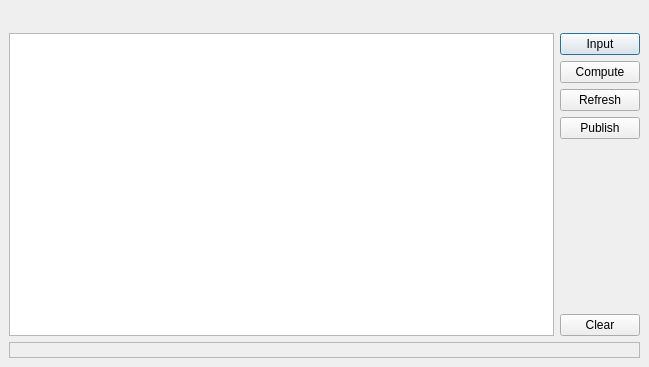
<?xml version="1.0" encoding="UTF-8"?>
<ui version="4.0">
 <class>PluginDialog</class>
 <widget class="QDialog" name="PluginDialog">
  <property name="enabled">
   <bool>true</bool>
  </property>
  <property name="geometry">
   <rect>
    <x>0</x>
    <y>0</y>
    <width>649</width>
    <height>367</height>
   </rect>
  </property>
  <property name="windowTitle">
   <string>Create a mesh with PADDER</string>
  </property>
  <layout class="QHBoxLayout">
   <property name="spacing">
    <number>6</number>
   </property>
   <property name="margin">
    <number>9</number>
   </property>
   <item>
    <layout class="QVBoxLayout">
     <property name="spacing">
      <number>6</number>
     </property>
     <property name="margin">
      <number>0</number>
     </property>
     <item>
      <widget class="QFrame" name="frameInput">
       <property name="frameShadow">
        <enum>QFrame::Raised</enum>
       </property>
       <property name="lineWidth">
        <number>1</number>
       </property>
       <property name="midLineWidth">
        <number>0</number>
       </property>
       <layout class="QHBoxLayout">
        <property name="spacing">
         <number>6</number>
        </property>
        <property name="margin">
         <number>9</number>
        </property>
       </layout>
      </widget>
     </item>
     <item>
      <layout class="QHBoxLayout">
       <property name="spacing">
        <number>6</number>
       </property>
       <property name="margin">
        <number>0</number>
       </property>
       <item>
        <widget class="QTextEdit" name="txtLog"/>
       </item>
       <item>
        <layout class="QVBoxLayout">
         <property name="spacing">
          <number>6</number>
         </property>
         <property name="margin">
          <number>0</number>
         </property>
         <item>
          <widget class="QPushButton" name="btnInput">
           <property name="text">
            <string>Input</string>
           </property>
           <property name="icon">
            <iconset>
             <normaloff>parameters.png</normaloff>parameters.png</iconset>
           </property>
          </widget>
         </item>
         <item>
          <widget class="QPushButton" name="btnCompute">
           <property name="text">
            <string>Compute</string>
           </property>
           <property name="icon">
            <iconset>
             <normaloff>compute.png</normaloff>compute.png</iconset>
           </property>
          </widget>
         </item>
         <item>
          <widget class="QPushButton" name="btnRefresh">
           <property name="text">
            <string>Refresh</string>
           </property>
           <property name="icon">
            <iconset>
             <normaloff>refresh.png</normaloff>refresh.png</iconset>
           </property>
          </widget>
         </item>
         <item>
          <widget class="QPushButton" name="btnPublish">
           <property name="text">
            <string>Publish</string>
           </property>
           <property name="icon">
            <iconset>
             <normaloff>publish.png</normaloff>publish.png</iconset>
           </property>
          </widget>
         </item>
         <item>
          <spacer>
           <property name="orientation">
            <enum>Qt::Vertical</enum>
           </property>
           <property name="sizeHint" stdset="0">
            <size>
             <width>75</width>
             <height>101</height>
            </size>
           </property>
          </spacer>
         </item>
         <item>
          <widget class="QPushButton" name="btnClear">
           <property name="text">
            <string>Clear</string>
           </property>
           <property name="icon">
            <iconset>
             <normaloff>clear.png</normaloff>clear.png</iconset>
           </property>
          </widget>
         </item>
        </layout>
       </item>
      </layout>
     </item>
     <item>
      <widget class="QLabel" name="lblStatusBar">
       <property name="enabled">
        <bool>true</bool>
       </property>
       <property name="frameShape">
        <enum>QFrame::StyledPanel</enum>
       </property>
       <property name="frameShadow">
        <enum>QFrame::Sunken</enum>
       </property>
       <property name="text">
        <string/>
       </property>
      </widget>
     </item>
    </layout>
   </item>
  </layout>
 </widget>
 <resources/>
 <connections/>
</ui>
